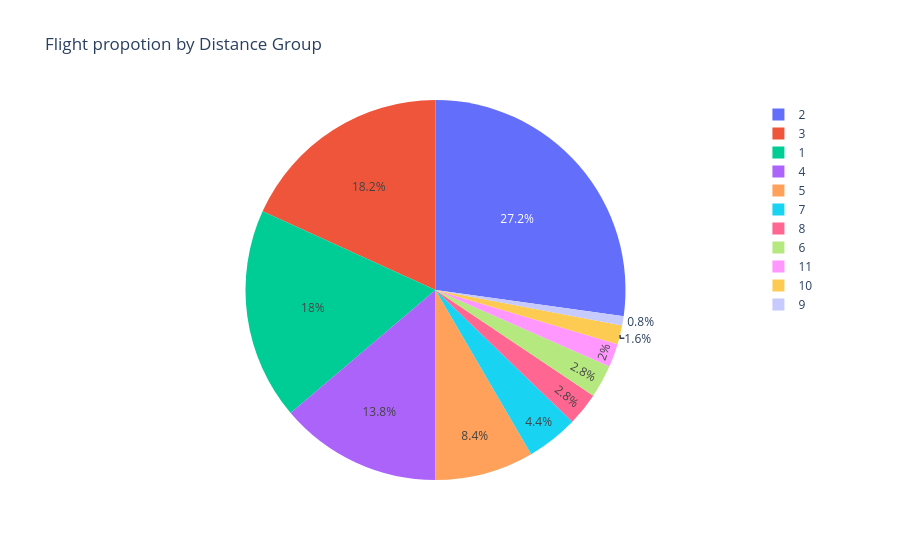

Notebook cell for this chart:
### Markdown cell above
Let us represent the proportion of Flights by Distance Group (Flights indicated by numbers)

### Code cell
## Write your code here
fig=go.Figure()
fig=px.pie(data,values='Flights',names='DistanceGroup', title='Flight propotion by Distance Group')
fig.show()

### Figure 1 — Plotly figure (JSON) as saved in the notebook; plotly's stock layout.template omitted (floating-point values rounded to 4 significant figures; data arrays with more than 128 entries replaced by an {"elided": "..."} marker saying what was removed)
{"data": [{"domain": {"x": [0, 1], "y": [0, 1]}, "hovertemplate": "DistanceGroup=%{label}<br>Flights=%{value}<extra></extra>", "labels": {"elided": "500 int values"}, "legendgroup": "", "name": "", "showlegend": true, "type": "pie", "values": {"elided": "500 int values"}}], "layout": {"legend": {"tracegroupgap": 0}, "title": {"text": "Flight propotion by Distance Group"}}}
